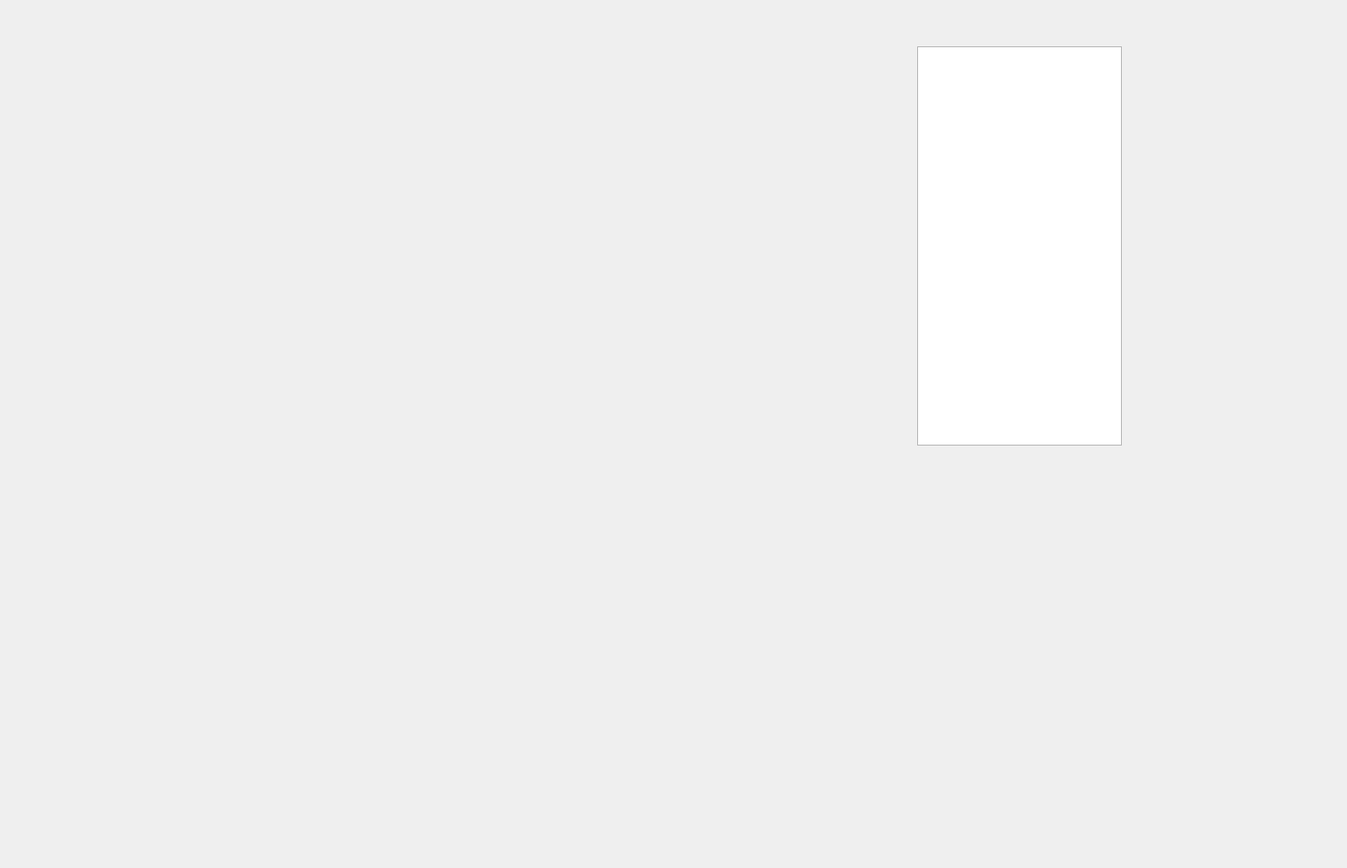
<?xml version="1.0" encoding="UTF-8"?>
<ui version="4.0">
 <class>Baro</class>
 <widget class="QWidget" name="Baro">
  <property name="geometry">
   <rect>
    <x>0</x>
    <y>0</y>
    <width>1454</width>
    <height>937</height>
   </rect>
  </property>
  <property name="windowTitle">
   <string>Form</string>
  </property>
  <widget class="QTextBrowser" name="textBrowser">
   <property name="geometry">
    <rect>
     <x>990</x>
     <y>50</y>
     <width>221</width>
     <height>431</height>
    </rect>
   </property>
  </widget>
  <widget class="QWidget" name="layoutWidget">
   <property name="geometry">
    <rect>
     <x>20</x>
     <y>50</y>
     <width>951</width>
     <height>431</height>
    </rect>
   </property>
   <layout class="QVBoxLayout" name="verticalLayout">
    <item>
     <layout class="QGridLayout" name="gridLayout">
      <item row="0" column="2">
       <widget class="QCustomPlot" name="Acc_Z_customPlot" native="true"/>
      </item>
      <item row="0" column="1">
       <widget class="QCustomPlot" name="Acc_X_customPlot" native="true"/>
      </item>
      <item row="0" column="0">
       <widget class="QCustomPlot" name="Acc_Y_customPlot" native="true"/>
      </item>
     </layout>
    </item>
    <item>
     <layout class="QGridLayout" name="gridLayout_2">
      <item row="0" column="0">
       <widget class="QCustomPlot" name="Baro_Alt_customPlot" native="true"/>
      </item>
      <item row="0" column="1">
       <widget class="QCustomPlot" name="Baro_Pres_customPlot" native="true"/>
      </item>
      <item row="0" column="2">
       <widget class="QCustomPlot" name="Baro_Temp_customPlot" native="true"/>
      </item>
     </layout>
    </item>
   </layout>
  </widget>
 </widget>
 <customwidgets>
  <customwidget>
   <class>QCustomPlot</class>
   <extends>QWidget</extends>
   <header location="global">qcustom./qcustomplot.h</header>
   <container>1</container>
  </customwidget>
 </customwidgets>
 <resources/>
 <connections/>
</ui>
